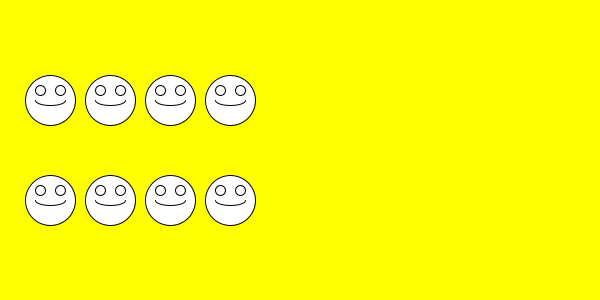
Frame 1 (no input)
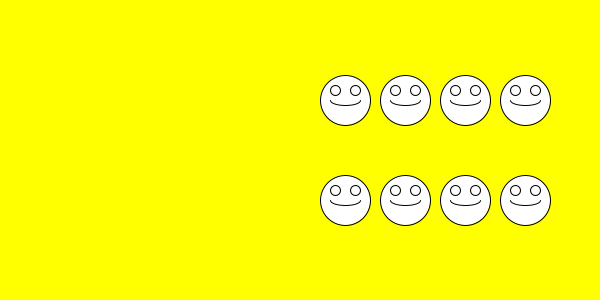
Frame 60 (the mouse pressed at the canvas centre just before this capture)
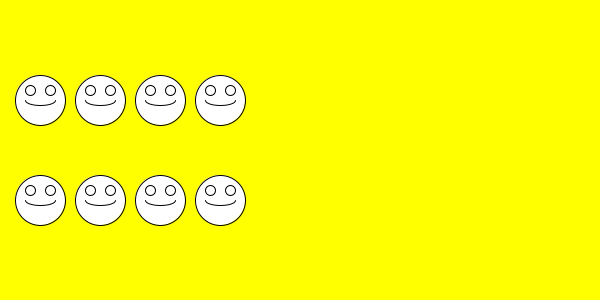
Frame 120 (the mouse held since frame 60 and released just before this capture)

The Processing sketch that drew these frames (run headless with seeded random() and noise(); from frame 60 on, the mouse is pressed at the canvas centre):

// Processing sketch: array_smile_two
// ── array_smile_two.pde
float [] x,y;
void setup(){
  size(600,300);
  x = new float[8];
  y = new float[8];// allocation of memory for 8 floats
  
  for(int i=0;i<4; i++){
    x[i] = 50+60*i;
    y[i] = 100;
    x[i+4] = 50+60*i;
    y[i+4] = 200;    
  }
  for ( int i = 0 ; i < 8 ; i++ ) {
    smile (x[i],y[i]);
    //println (x[i]+ "  " + y[i]);
  }
  
}
void draw(){
  background(255,255,0);
  for(int i=0;i<8; i++){
    smile(x[i],y[i]);
    x[i] += 5;
    if(x[i]>width) x[i] = 0;
  }  
}
void smile(float a, float b){
  circle(a,b,50);
  circle(a-10,b-10,10);
  circle(a+10,b-10,10);
  arc ( a,b,30 ,10,0,PI);
}
